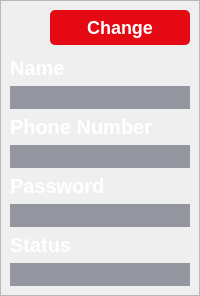
                   <widget class="QWidget" name="Admin_User_Edit_Input_Page">
                    <property name="styleSheet">
                     <string notr="true">#Admin_User_Edit_Input_Page{
background-color: rgba(0,0,0,0);
}</string>
                    </property>
                    <layout class="QVBoxLayout" name="verticalLayout_34">
                     <property name="spacing">
                      <number>0</number>
                     </property>
                     <property name="leftMargin">
                      <number>0</number>
                     </property>
                     <property name="topMargin">
                      <number>0</number>
                     </property>
                     <property name="rightMargin">
                      <number>0</number>
                     </property>
                     <property name="bottomMargin">
                      <number>0</number>
                     </property>
                     <item>
                      <widget class="QFrame" name="Admin_User_Edit_Heading">
                       <property name="maximumSize">
                        <size>
                         <width>16777215</width>
                         <height>100</height>
                        </size>
                       </property>
                       <property name="styleSheet">
                        <string notr="true">#Admin_User_Edit_Heading{
background-color: #1c1f22;
border-radius: 15px;
}
</string>
                       </property>
                       <property name="frameShape">
                        <enum>QFrame::StyledPanel</enum>
                       </property>
                       <property name="frameShadow">
                        <enum>QFrame::Raised</enum>
                       </property>
                      </widget>
                     </item>
                     <item>
                      <widget class="QFrame" name="Admin_User_Edit_Input_Area">
                       <property name="frameShape">
                        <enum>QFrame::StyledPanel</enum>
                       </property>
                       <property name="frameShadow">
                        <enum>QFrame::Raised</enum>
                       </property>
                       <layout class="QVBoxLayout" name="verticalLayout_35">
                        <item alignment="Qt::AlignRight">
                         <widget class="QPushButton" name="Admin_User_Edit_Btn">
                          <property name="minimumSize">
                           <size>
                            <width>140</width>
                            <height>40</height>
                           </size>
                          </property>
                          <property name="styleSheet">
                           <string notr="true"> #Admin_User_Edit_Btn {
font-size: 18px; 
background-color:#e50914;
font-weight: 700;
color: #fff;
border-radius: 5px;
margin-bottom: 5px;
}

#Admin_User_Edit_Btn:hover {
background-color: #ff2f4e;
}</string>
                          </property>
                          <property name="text">
                           <string>Change</string>
                          </property>
                         </widget>
                        </item>
                        <item>
                         <widget class="QLabel" name="Admin_User_Edit_Name_Label">
                          <property name="styleSheet">
                           <string notr="true">#Admin_User_Edit_Name_Label{
font-size:20px;
font-weight: 700;
color: #fff;
}</string>
                          </property>
                          <property name="text">
                           <string>Name</string>
                          </property>
                         </widget>
                        </item>
                        <item>
                         <widget class="QLineEdit" name="Admin_User_Edit_Name_Input">
                          <property name="maximumSize">
                           <size>
                            <width>16777215</width>
                            <height>60</height>
                           </size>
                          </property>
                          <property name="styleSheet">
                           <string notr="true">#Admin_User_Edit_Name_Input{
border-radius: 15px;
background-color:#93969e;
font-size: 18px;
padding-left: 10px;
}</string>
                          </property>
                         </widget>
                        </item>
                        <item>
                         <widget class="QLabel" name="Admin_User_Edit_PhoneNum_Label">
                          <property name="styleSheet">
                           <string notr="true">#Admin_User_Edit_PhoneNum_Label{
font-size:20px;
font-weight: 700;
color: #fff;
}</string>
                          </property>
                          <property name="text">
                           <string>Phone Number</string>
                          </property>
                         </widget>
                        </item>
                        <item>
                         <widget class="QLineEdit" name="Admin_User_Edit_PhoneNum_Input">
                          <property name="maximumSize">
                           <size>
                            <width>16777215</width>
                            <height>60</height>
                           </size>
                          </property>
                          <property name="styleSheet">
                           <string notr="true">#Admin_User_Edit_PhoneNum_Input{
border-radius: 15px;
background-color:#93969e;
font-size: 18px;
padding-left: 10px;
}</string>
                          </property>
                         </widget>
                        </item>
                        <item>
                         <widget class="QLabel" name="Admin_User_Edit_Password_Label">
                          <property name="styleSheet">
                           <string notr="true">#Admin_User_Edit_Password_Label{
font-size:20px;
font-weight: 700;
color: #fff;
}</string>
                          </property>
                          <property name="text">
                           <string>Password</string>
                          </property>
                         </widget>
                        </item>
                        <item>
                         <widget class="QLineEdit" name="Admin_User_Edit_Password_Input">
                          <property name="maximumSize">
                           <size>
                            <width>16777215</width>
                            <height>60</height>
                           </size>
                          </property>
                          <property name="styleSheet">
                           <string notr="true">#Admin_User_Edit_Password_Input{
border-radius: 15px;
background-color:#93969e;
font-size: 18px;
padding-left: 10px;
}</string>
                          </property>
                         </widget>
                        </item>
                        <item>
                         <widget class="QLabel" name="Admin_User_Edit_Status_Label">
                          <property name="styleSheet">
                           <string notr="true">#Admin_User_Edit_Status_Label{
font-size:20px;
font-weight: 700;
color: #fff;
}</string>
                          </property>
                          <property name="text">
                           <string>Status</string>
                          </property>
                         </widget>
                        </item>
                        <item>
                         <widget class="QLineEdit" name="Admin_User_Edit_Status_Input">
                          <property name="maximumSize">
                           <size>
                            <width>16777215</width>
                            <height>60</height>
                           </size>
                          </property>
                          <property name="styleSheet">
                           <string notr="true">#Admin_User_Edit_Status_Input{
border-radius: 15px;
background-color:#93969e;
font-size: 18px;
padding-left: 10px;
}</string>
                          </property>
                         </widget>
                        </item>
                       </layout>
                      </widget>
                     </item>
                    </layout>
                   </widget>
